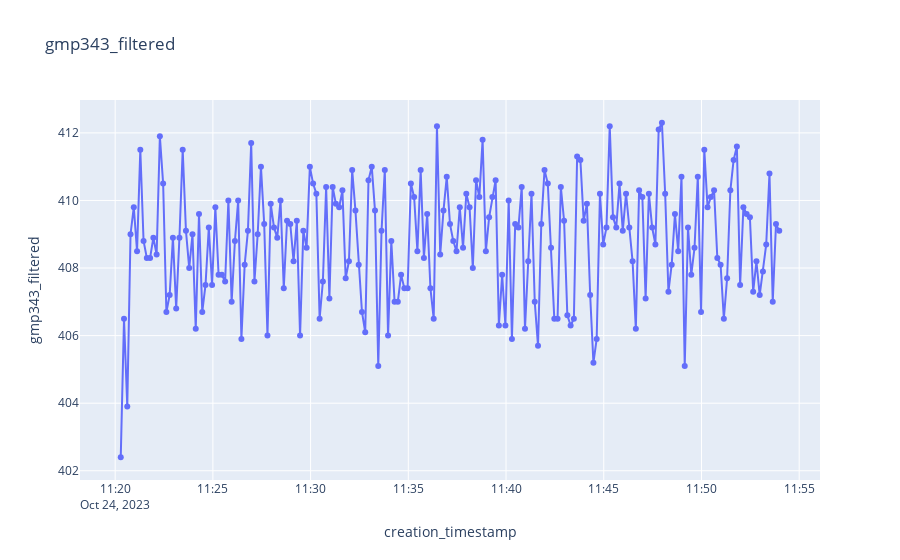
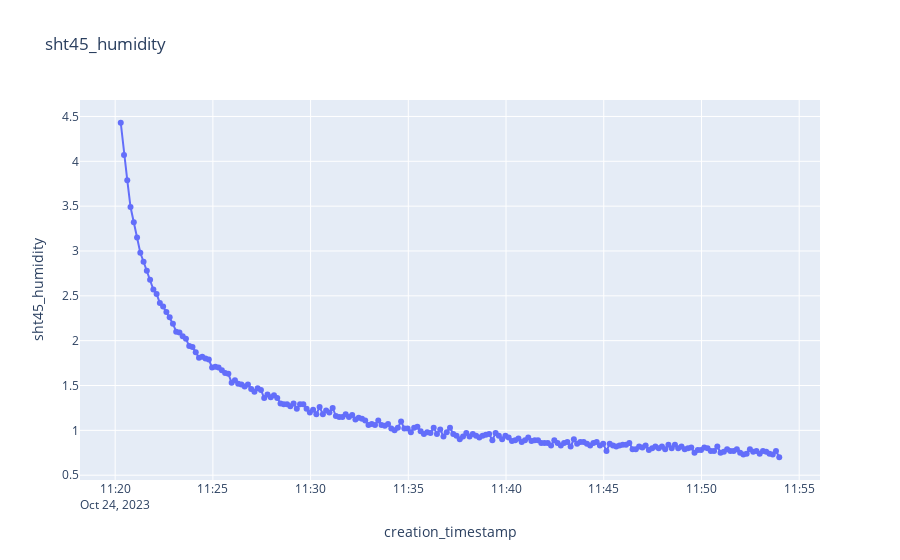

The notebook cell these images were saved under, in order:
### Markdown cell above
# Westfalen Gas Bottle #20

### Code cell
# Picarro Analysis: 401.80090700034015

#400
start_date = datetime(2023, 10, 24, 11, 20, 0).replace(tzinfo=timezone.utc)
end_date = datetime(2023, 10, 24, 11, 54, 0).replace(tzinfo=timezone.utc)

df_wg_20 = df.sort("creation_timestamp").filter(pl.col("creation_timestamp").is_between(start_date, end_date))

plot_sensor_measurement(df_wg_20.collect(), col_name="gmp343_filtered")
plot_sensor_measurement(df_wg_20.collect(), col_name="sht45_humidity")

# calculate average
data = df_wg_20.select(pl.col("gmp343_filtered")).collect().to_series().to_list()

# correct with previous ICOS calibration information
avg = average_bottle(data) * slope + intercept

print(f"The bottle average is: {round(avg,3)} compared to 401.800 measuremed by Picarro.")
print(round(avg,3) - 401.800)

### Figure 1 — Plotly figure (JSON) as saved in the notebook; plotly's stock layout.template omitted (floating-point values rounded to 4 significant figures; data arrays with more than 128 entries replaced by an {"elided": "..."} marker saying what was removed)
{"data": [{"hovertemplate": "creation_timestamp=%{x}<br>gmp343_filtered=%{y}<extra></extra>", "legendgroup": "", "line": {"color": "#636efa", "dash": "solid"}, "marker": {"symbol": "circle"}, "mode": "markers+lines", "name": "", "orientation": "v", "showlegend": false, "type": "scatter", "x": {"elided": "203 str values"}, "xaxis": "x", "y": {"elided": "203 float values"}, "yaxis": "y"}], "layout": {"legend": {"tracegroupgap": 0}, "title": {"text": "gmp343_filtered"}, "xaxis": {"anchor": "y", "domain": [0, 1], "title": {"text": "creation_timestamp"}}, "yaxis": {"anchor": "x", "domain": [0, 1], "title": {"text": "gmp343_filtered"}}}}

### Figure 2 — Plotly figure (JSON) as saved in the notebook; plotly's stock layout.template omitted (floating-point values rounded to 4 significant figures; data arrays with more than 128 entries replaced by an {"elided": "..."} marker saying what was removed)
{"data": [{"hovertemplate": "creation_timestamp=%{x}<br>sht45_humidity=%{y}<extra></extra>", "legendgroup": "", "line": {"color": "#636efa", "dash": "solid"}, "marker": {"symbol": "circle"}, "mode": "markers+lines", "name": "", "orientation": "v", "showlegend": false, "type": "scatter", "x": {"elided": "203 str values"}, "xaxis": "x", "y": {"elided": "203 float values"}, "yaxis": "y"}], "layout": {"legend": {"tracegroupgap": 0}, "title": {"text": "sht45_humidity"}, "xaxis": {"anchor": "y", "domain": [0, 1], "title": {"text": "creation_timestamp"}}, "yaxis": {"anchor": "x", "domain": [0, 1], "title": {"text": "sht45_humidity"}}}}
